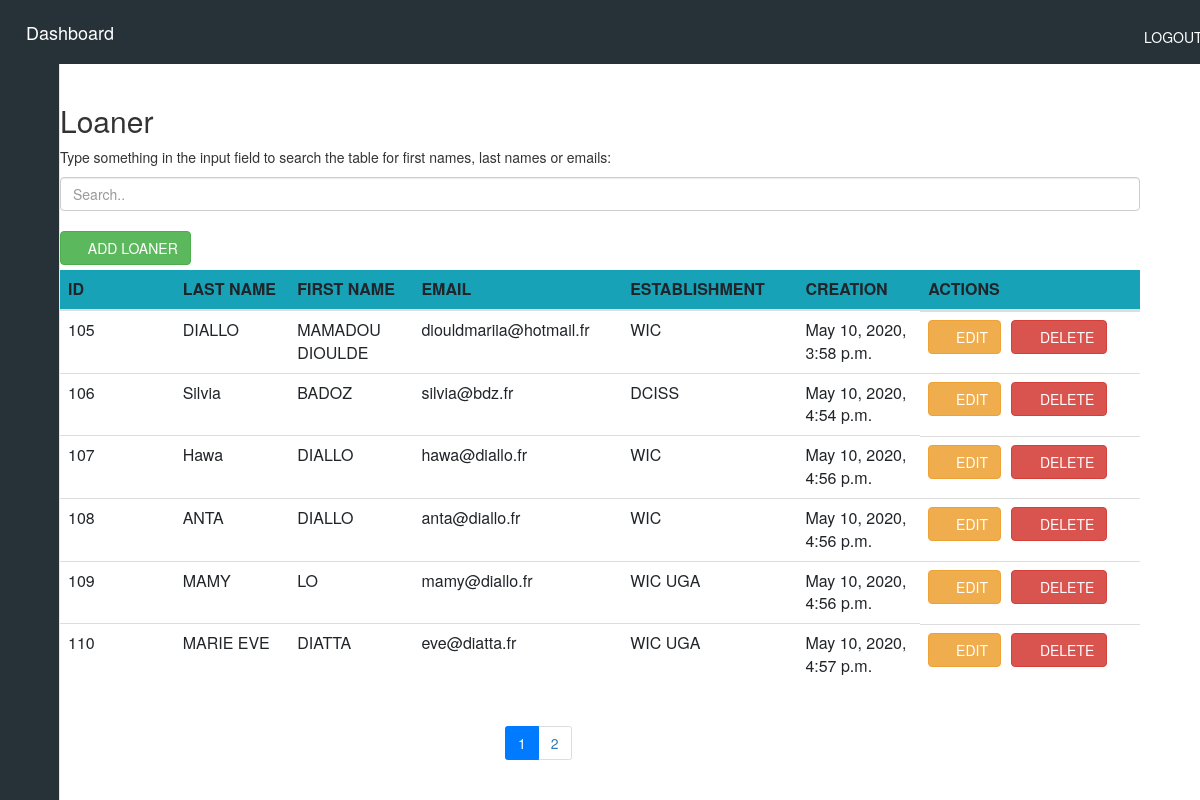
Page /LoanerView (signed in) on the committed database.
### siteWeb/models.py (models this page shows, shortened)
class Loaner(models.Model):
    last_name = models.CharField(max_length=255)
    first_name = models.CharField(max_length=255)
    email = models.EmailField(max_length=255, unique=True)
    establishment = models.CharField(max_length=250)
    creation_date = models.DateTimeField(auto_now_add=True)

### siteWeb/crudAjaxLoanerViews.py (the view)
# urls.py: path('LoanerView', crudAjaxLoanerViews.LoanerView, name='LoanerView'),
def LoanerView(request):
    form = formLoaner()
    loaner = Loaner.objects.all()
    paginator = Paginator(loaner, per_page=6)
    page_number = request.GET.get('page', 1)
    page_obj = paginator.get_page(page_number)
    return render(request, 'siteWeb/loaner/ajaxCrudLoaner.html', {"form": form, "loaners": page_obj.object_list, 'paginator': paginator, 'page_number': int(page_number)})

### siteWeb/forms.py
class formLoaner(forms.ModelForm):
    class Meta:
        model = Loaner
        fields = ['last_name', 'first_name', 'email','establishment']

### siteWeb/templates/siteWeb/loaner/ajaxCrudLoaner.html (shortened to what this page needs)
{% include "siteWeb/includes/dashboard.html" %}
{% load static %}
{% block content %}
<head>
</head>
<div class="container-fluid">
    {% if user.is_authenticated %}
    <div class="container">
        <div class="container-fluid">
             <h2>Loaner</h2>
            <p>Type something in the input field to search the table for first names, last names or emails:</p>
            <input class="form-control" id="myInput" type="text" placeholder="Search..">
            <br>
            <button class="btn btn-success add-form offset-12">
                <span><i class="fas fa-plus"></i> ADD LOANER</span>
            </button>
        </div>
        <div class="table-responsive table-body">
        <table id="loanerTable" class="table container-fluid table-responsive mt-2">
            <thead class="bg-info">
                <th scope="row" class="col-md-1">ID</th>
                <th scope="row" class="col-md-1">LAST NAME</th>
                <th scope="row" class="col-md-1">FIRST NAME</th>
                <th scope="row" class="col-md-1">EMAIL</th>
                <th scope="row" class="col-md-1">ESTABLISHMENT</th>
                <th scope="row" class="col-md-1">CREATION</th>
                <th scope="row" class="col-md-1">ACTIONS</th>
            </thead>
             <tbody id="myTable">
            {% for loaner in loaners %}
            <tr id="loaner-{{loaner.id}}">
                <td>{{loaner.id}}</td>
                <td class="loanerLast_name loanerData" name="last_name">{{loaner.last_name}}</td>
                <td class="loanerFirst_name loanerData" name="first_name">{{loaner.first_name}}</td>
                <td class="loanerEmail loanerData" name="email">{{loaner.email}}</td>
                <td class="loanerEstablishment loanerData" name="email">{{loaner.establishment}}</td>
                <td>{{loaner.creation_date}}</td>
                <td class="d-flex">
                    <button class="btn btn-warning edit-form mr-2" onClick="editLoaner({{loaner.id}})">
                        <span><i class="far fa-edit"></i></span> EDIT
                    </button>
                    <button class="btn btn-danger ml-2" onClick="deleteLoaner({{loaner.id}})">
                        <span><i class="far fa-trash-alt mr-2"></i></span>DELETE
                    </button>
                </td>
            </tr>
            {% endfor %}
             </tbody>
           </table>
        </div>
        <div class="row">
            <div class="offset-5">
                <ul class="pagination">
                    {% for i in paginator.page_range %}
                    <li class="page-item {% if i == page_number %} active {% endif %}">
                        <a class="page-link"  href="?page={{ i }}">{{ i }}</a>
                    </li>
                    {% endfor %}
                </ul>
            </div>
        </div>
    </div>
    {% else %}
    <center><p> No Permittion. If you have an account, <a href="/accounts/login">login.</a></p></center>
    {% endif %}
</div>
{% endblock %}

### rows in the picture
Loaner: id "105", last_name "DIALLO", first_name "MAMADOU DIOULDE", email "diouldmariia@hotmail.fr", establishment "WIC", creation_date "May 10, 2020, 3:58 p.m."
Loaner: id "106", last_name "Silvia", first_name "BADOZ", email "silvia@bdz.fr", establishment "DCISS", creation_date "May 10, 2020, 4:54 p.m."
Loaner: id "107", last_name "Hawa", first_name "DIALLO", email "hawa@diallo.fr", establishment "WIC", creation_date "May 10, 2020, 4:56 p.m."
Loaner: id "108", last_name "ANTA", first_name "DIALLO", email "anta@diallo.fr", establishment "WIC", creation_date "May 10, 2020, 4:56 p.m."
Loaner: id "109", last_name "MAMY", first_name "LO", email "mamy@diallo.fr", establishment "WIC UGA", creation_date "May 10, 2020, 4:56 p.m."
Loaner: id "110", last_name "MARIE EVE", first_name "DIATTA", email "eve@diatta.fr", establishment "WIC UGA", creation_date "May 10, 2020, 4:57 p.m."

### other values in the picture
{{ i }} "1" "2"
